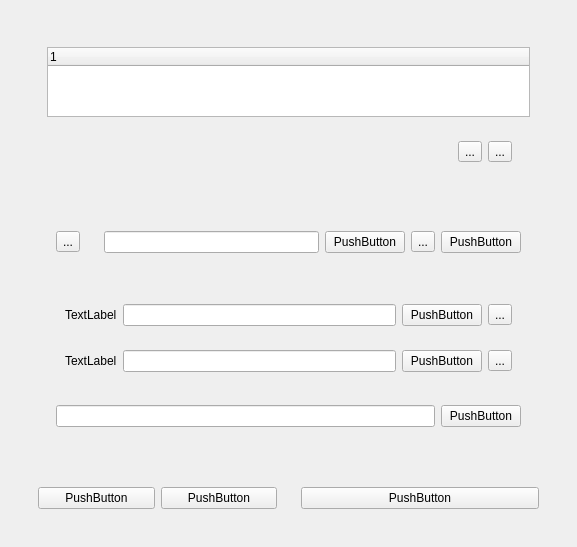
<?xml version="1.0" encoding="UTF-8"?>
<ui version="4.0">
 <class>wgtWin_Dictator</class>
 <widget class="QWidget" name="wgtWin_Dictator">
  <property name="geometry">
   <rect>
    <x>0</x>
    <y>0</y>
    <width>577</width>
    <height>465</height>
   </rect>
  </property>
  <property name="windowTitle">
   <string>Form</string>
  </property>
  <layout class="QVBoxLayout" name="verticalLayout_8">
   <item>
    <widget class="QWidget" name="wgtDictator" native="true">
     <layout class="QVBoxLayout" name="verticalLayout_7">
      <item>
       <widget class="QWidget" name="wgtMain" native="true">
        <layout class="QVBoxLayout" name="verticalLayout_5">
         <item>
          <widget class="QWidget" name="wgtView" native="true">
           <property name="sizePolicy">
            <sizepolicy hsizetype="Expanding" vsizetype="Expanding">
             <horstretch>0</horstretch>
             <verstretch>0</verstretch>
            </sizepolicy>
           </property>
           <layout class="QVBoxLayout" name="verticalLayout_4">
            <item>
             <widget class="QWidget" name="wgtDctTree" native="true">
              <layout class="QVBoxLayout" name="verticalLayout_3">
               <item>
                <widget class="QTreeWidget" name="treeWidget">
                 <column>
                  <property name="text">
                   <string notr="true">1</string>
                  </property>
                 </column>
                </widget>
               </item>
               <item>
                <widget class="QWidget" name="wgtTreeBar" native="true">
                 <layout class="QHBoxLayout" name="horizontalLayout_8">
                  <item>
                   <spacer name="horizontalSpacer">
                    <property name="orientation">
                     <enum>Qt::Horizontal</enum>
                    </property>
                    <property name="sizeHint" stdset="0">
                     <size>
                      <width>533</width>
                      <height>20</height>
                     </size>
                    </property>
                   </spacer>
                  </item>
                  <item>
                   <widget class="QWidget" name="wgtTreeCtl" native="true">
                    <layout class="QHBoxLayout" name="horizontalLayout_6">
                     <item>
                      <widget class="QToolButton" name="toolButton_2">
                       <property name="text">
                        <string>...</string>
                       </property>
                      </widget>
                     </item>
                     <item>
                      <widget class="QToolButton" name="toolButton_3">
                       <property name="text">
                        <string>...</string>
                       </property>
                      </widget>
                     </item>
                    </layout>
                   </widget>
                  </item>
                 </layout>
                </widget>
               </item>
              </layout>
             </widget>
            </item>
           </layout>
          </widget>
         </item>
         <item>
          <widget class="QWidget" name="wgtTools" native="true">
           <layout class="QVBoxLayout" name="verticalLayout_6">
            <item>
             <widget class="QWidget" name="wgtToolBar" native="true">
              <layout class="QHBoxLayout" name="horizontalLayout_5">
               <item>
                <widget class="QWidget" name="wgtTBData" native="true">
                 <layout class="QHBoxLayout" name="horizontalLayout_11">
                  <item>
                   <widget class="QToolButton" name="toolButton_5">
                    <property name="text">
                     <string>...</string>
                    </property>
                   </widget>
                  </item>
                 </layout>
                </widget>
               </item>
               <item>
                <widget class="QWidget" name="wgtSearchBar" native="true">
                 <layout class="QHBoxLayout" name="horizontalLayout_4">
                  <item>
                   <widget class="QLineEdit" name="lineEdit_2"/>
                  </item>
                  <item>
                   <widget class="QPushButton" name="pushButton_7">
                    <property name="text">
                     <string>PushButton</string>
                    </property>
                   </widget>
                  </item>
                  <item>
                   <widget class="QToolButton" name="toolButton_8">
                    <property name="text">
                     <string>...</string>
                    </property>
                   </widget>
                  </item>
                  <item>
                   <widget class="QPushButton" name="pushButton_8">
                    <property name="text">
                     <string>PushButton</string>
                    </property>
                   </widget>
                  </item>
                 </layout>
                </widget>
               </item>
              </layout>
             </widget>
            </item>
            <item>
             <widget class="QWidget" name="wgtData" native="true">
              <layout class="QVBoxLayout" name="verticalLayout_2">
               <item>
                <widget class="QWidget" name="wgtEntry" native="true">
                 <layout class="QVBoxLayout" name="verticalLayout">
                  <item>
                   <widget class="QWidget" name="wgtKey" native="true">
                    <layout class="QHBoxLayout" name="horizontalLayout">
                     <item>
                      <widget class="QLabel" name="label">
                       <property name="text">
                        <string>TextLabel</string>
                       </property>
                      </widget>
                     </item>
                     <item>
                      <widget class="QLineEdit" name="lineEdit_4"/>
                     </item>
                     <item>
                      <widget class="QPushButton" name="pushButton_5">
                       <property name="text">
                        <string>PushButton</string>
                       </property>
                      </widget>
                     </item>
                     <item>
                      <widget class="QToolButton" name="toolButton_7">
                       <property name="text">
                        <string>...</string>
                       </property>
                      </widget>
                     </item>
                    </layout>
                   </widget>
                  </item>
                  <item>
                   <widget class="QWidget" name="wgtVal" native="true">
                    <layout class="QHBoxLayout" name="horizontalLayout_2">
                     <item>
                      <widget class="QLabel" name="label_2">
                       <property name="text">
                        <string>TextLabel</string>
                       </property>
                      </widget>
                     </item>
                     <item>
                      <widget class="QLineEdit" name="lineEdit_5"/>
                     </item>
                     <item>
                      <widget class="QPushButton" name="pushButton_6">
                       <property name="text">
                        <string>PushButton</string>
                       </property>
                      </widget>
                     </item>
                     <item>
                      <widget class="QToolButton" name="toolButton_9">
                       <property name="text">
                        <string>...</string>
                       </property>
                      </widget>
                     </item>
                    </layout>
                   </widget>
                  </item>
                 </layout>
                </widget>
               </item>
               <item>
                <widget class="QWidget" name="wgtPath" native="true">
                 <layout class="QHBoxLayout" name="horizontalLayout_3">
                  <item>
                   <widget class="QLineEdit" name="lineEdit_3"/>
                  </item>
                  <item>
                   <widget class="QPushButton" name="pushButton_4">
                    <property name="text">
                     <string>PushButton</string>
                    </property>
                   </widget>
                  </item>
                 </layout>
                </widget>
               </item>
              </layout>
             </widget>
            </item>
           </layout>
          </widget>
         </item>
        </layout>
       </widget>
      </item>
      <item>
       <widget class="QWidget" name="wgtMainCtl" native="true">
        <layout class="QHBoxLayout" name="horizontalLayout_7">
         <item>
          <widget class="QWidget" name="wgtOut" native="true">
           <layout class="QHBoxLayout" name="horizontalLayout_10">
            <item>
             <widget class="QPushButton" name="pushButton">
              <property name="text">
               <string>PushButton</string>
              </property>
             </widget>
            </item>
            <item>
             <widget class="QPushButton" name="pushButton_2">
              <property name="text">
               <string>PushButton</string>
              </property>
             </widget>
            </item>
           </layout>
          </widget>
         </item>
         <item>
          <widget class="QWidget" name="wgtExit" native="true">
           <layout class="QHBoxLayout" name="horizontalLayout_9">
            <item>
             <widget class="QPushButton" name="pushButton_3">
              <property name="text">
               <string>PushButton</string>
              </property>
             </widget>
            </item>
           </layout>
          </widget>
         </item>
        </layout>
       </widget>
      </item>
     </layout>
    </widget>
   </item>
  </layout>
 </widget>
 <resources/>
 <connections/>
</ui>
